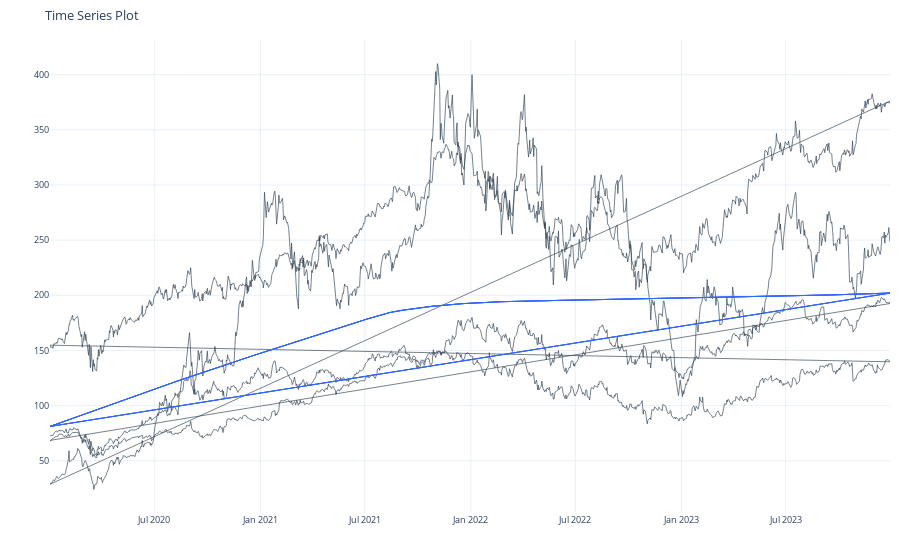

Here is the notebook cell this chart was saved with:
### Code cell
import pytimetk as tk

summary_symbol_df = (merged_df
                     .groupby("symbol") 
                     .summarize_by_time(
                         date_column  = 'date', 
                         value_column = 'price',
                         freq         = "W",
                         agg_func     = 'sum',
                         wide_format  = False
                     ))

# First 5 rows shown
merged_df.plot_timeseries(
    date_column  = 'date',
    value_column = 'price',
    smooth_frac  = 0.8,
    # color_column = 'symbol'
)

### Figure 1 — Plotly figure (JSON) as saved in the notebook; plotly's stock layout.template omitted (floating-point values rounded to 4 significant figures; data arrays with more than 128 entries replaced by an {"elided": "..."} marker saying what was removed)
{"data": [{"hoverlabel": {"font": {"size": 8.8}}, "line": {"color": "rgba(44, 62, 80, 1.0)", "width": 0.65}, "mode": "lines", "name": "Time Series", "showlegend": false, "type": "scatter", "x": {"elided": "4024 str values"}, "y": {"elided": "4024 float values"}}, {"hoverlabel": {"font": {"size": 8.8}}, "line": {"color": "rgba(51, 102, 255, 1.0)", "width": 1}, "mode": "lines", "name": "Smoother", "showlegend": false, "type": "scatter", "x": {"elided": "4024 str values"}, "y": {"elided": "4024 float values"}}], "layout": {"autosize": true, "font": {"size": 11}, "legend": {"font": {"size": 8.8}, "title": {"font": {"size": 8.8}, "text": "Legend"}}, "margin": {"b": 40, "l": 10, "r": 10, "t": 40}, "title": {"font": {"size": 13.2}, "text": "Time Series Plot"}, "xaxis": {"anchor": "y", "autorange": true, "domain": [0, 1], "range": ["2020-01-02", "2023-12-29"], "showspikes": false, "showticklabels": true, "tickfont": {"size": 8.8}, "tickformat": "%b %Y", "title": {"text": ""}, "type": "date", "visible": true}, "yaxis": {"anchor": "x", "autorange": true, "domain": [0, 1], "range": [2.643, 431.4], "showspikes": false, "tickfont": {"size": 8.8}, "title": {"text": ""}, "type": "linear"}}}
